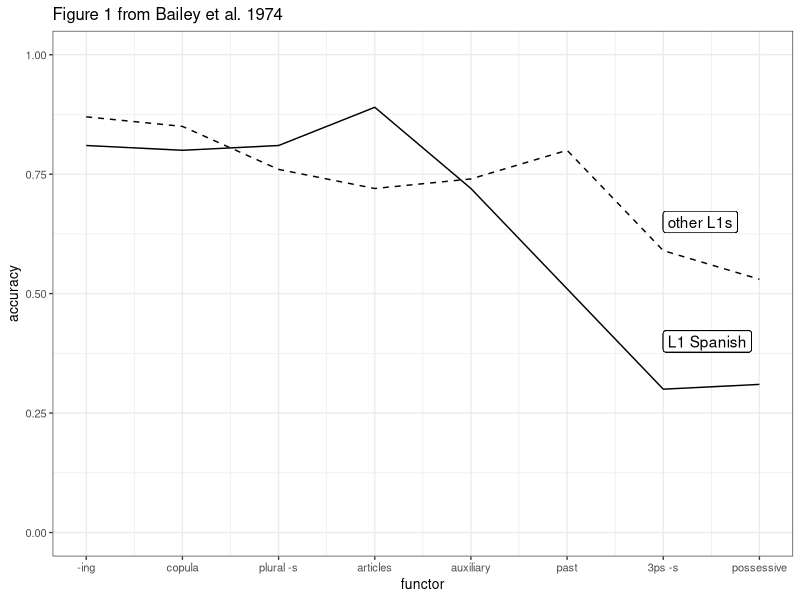
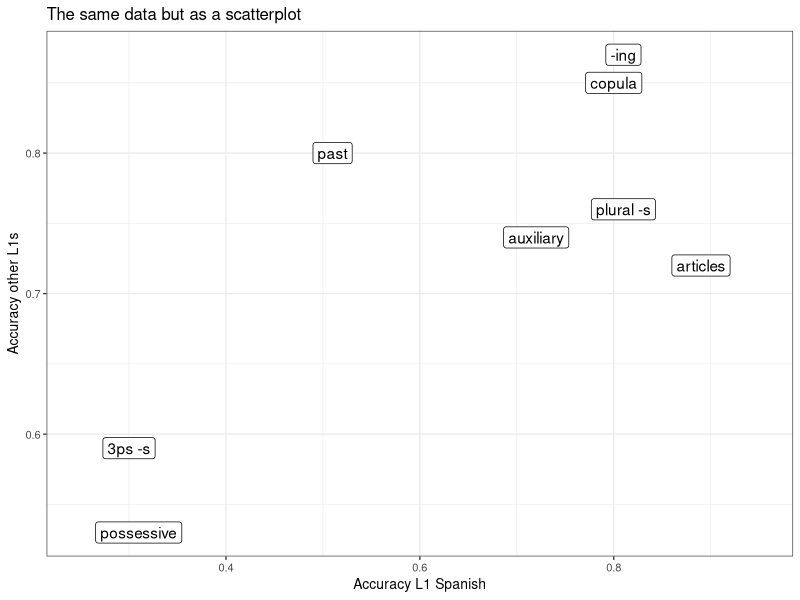

Recreate these plots in R, in order.
## ---- chunk 1
# Bailey et al. 1974, Abb. 1
spanish <- c(0.81, 0.80, 0.81, 0.89, 0.72, 0.51, 0.30, 0.31)
# plot(spanish, ylim = c(0, 1), type = "b", lty = 1)
other <- c(0.87, 0.85, 0.76, 0.72, 0.74, 0.80, 0.59, 0.53)
# points(other, type = "b", lty = 2)
order_villiers <- c(2, 5, 1, 4, 8, 3, 7, 6)

functors <- c("-ing", "copula", "plural -s", "articles",
              "auxiliary", "past", "3ps -s", "possessive")

df <- data.frame(Spanish = spanish,
                 Other = other,
                 Functor = functors)
df$Functor <- factor(df$Functor, levels = functors)
library(tidyverse)
theme_set(theme_bw(10))
p1 <- ggplot(df,
       aes(x = 1:8)) +
  geom_line(aes(y = Spanish)) +
  geom_line(aes(y = Other), linetype = 2) +
  scale_x_continuous(breaks = 1:8, labels = functors,
                     name = "functor") +
  ylim(0, 1) +
  ylab("accuracy") +
  geom_label(x = 7, y = 0.65, label = "other L1s", hjust = 0) +
  geom_label(x = 7, y = 0.40, label = "L1 Spanish", hjust = 0) +
  ggtitle("Figure 1 from Bailey et al. 1974")
  
p2 <- ggplot(df,
       aes(x = Spanish,
           y = Other,
           label = Functor)) +
  geom_label() +
  xlab("Accuracy L1 Spanish") +
  ylab("Accuracy other L1s") +
  xlim(0.25, 0.95) +
  ggtitle("The same data but as a scatterplot")

# cor(df$Spanish, df$Other)
# cor(df$Spanish, df$Other, method = "s")
# cor(sort(df$Spanish), sort(df$Other))
## ---- chunk 2
#| fig.cap: "**Figure 1.** A reproduction of Bailey et al.'s (1974) Figure 1."
p1
## ---- chunk 3
#| fig.cap: "**Figure 2.** The same data as in Figure 1, but this time shown in a scatterplot."
p2
## ---- chunk 4
df %>% select(Functor, everything())
